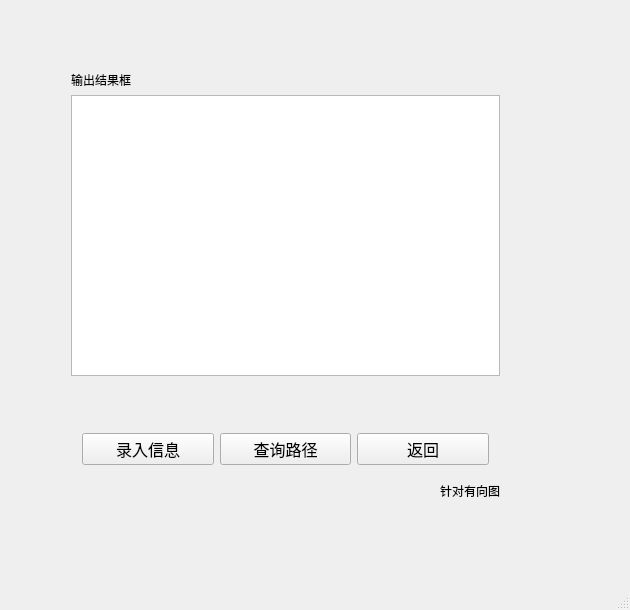
<?xml version="1.0" encoding="UTF-8"?>
<ui version="4.0">
 <class>FloClass</class>
 <widget class="QMainWindow" name="FloClass">
  <property name="geometry">
   <rect>
    <x>0</x>
    <y>0</y>
    <width>630</width>
    <height>610</height>
   </rect>
  </property>
  <property name="minimumSize">
   <size>
    <width>630</width>
    <height>610</height>
   </size>
  </property>
  <property name="maximumSize">
   <size>
    <width>630</width>
    <height>610</height>
   </size>
  </property>
  <property name="windowTitle">
   <string>Flo</string>
  </property>
  <widget class="QWidget" name="centralWidget">
   <widget class="QWidget" name="widget_2" native="true">
    <property name="geometry">
     <rect>
      <x>60</x>
      <y>60</y>
      <width>451</width>
      <height>451</height>
     </rect>
    </property>
    <layout class="QVBoxLayout" name="verticalLayout">
     <item>
      <widget class="QLabel" name="label">
       <property name="text">
        <string>输出结果框</string>
       </property>
      </widget>
     </item>
     <item>
      <widget class="QTextEdit" name="textEdit">
       <property name="font">
        <font>
         <pointsize>12</pointsize>
        </font>
       </property>
       <property name="readOnly">
        <bool>true</bool>
       </property>
      </widget>
     </item>
     <item>
      <spacer name="verticalSpacer">
       <property name="orientation">
        <enum>Qt::Vertical</enum>
       </property>
       <property name="sizeType">
        <enum>QSizePolicy::Fixed</enum>
       </property>
       <property name="sizeHint" stdset="0">
        <size>
         <width>20</width>
         <height>40</height>
        </size>
       </property>
      </spacer>
     </item>
     <item>
      <widget class="QWidget" name="widget" native="true">
       <layout class="QHBoxLayout" name="horizontalLayout">
        <item>
         <widget class="QPushButton" name="inButton">
          <property name="font">
           <font>
            <pointsize>12</pointsize>
           </font>
          </property>
          <property name="text">
           <string>录入信息</string>
          </property>
         </widget>
        </item>
        <item>
         <widget class="QPushButton" name="searchButton">
          <property name="font">
           <font>
            <pointsize>12</pointsize>
           </font>
          </property>
          <property name="text">
           <string>查询路径</string>
          </property>
         </widget>
        </item>
        <item>
         <widget class="QPushButton" name="pushButton_2">
          <property name="font">
           <font>
            <pointsize>12</pointsize>
           </font>
          </property>
          <property name="text">
           <string>返回</string>
          </property>
         </widget>
        </item>
       </layout>
      </widget>
     </item>
     <item>
      <widget class="QLabel" name="label_2">
       <property name="text">
        <string>针对有向图</string>
       </property>
       <property name="alignment">
        <set>Qt::AlignRight|Qt::AlignTrailing|Qt::AlignVCenter</set>
       </property>
      </widget>
     </item>
    </layout>
   </widget>
  </widget>
  <widget class="QStatusBar" name="statusBar"/>
 </widget>
 <layoutdefault spacing="6" margin="11"/>
 <resources/>
 <connections/>
</ui>
